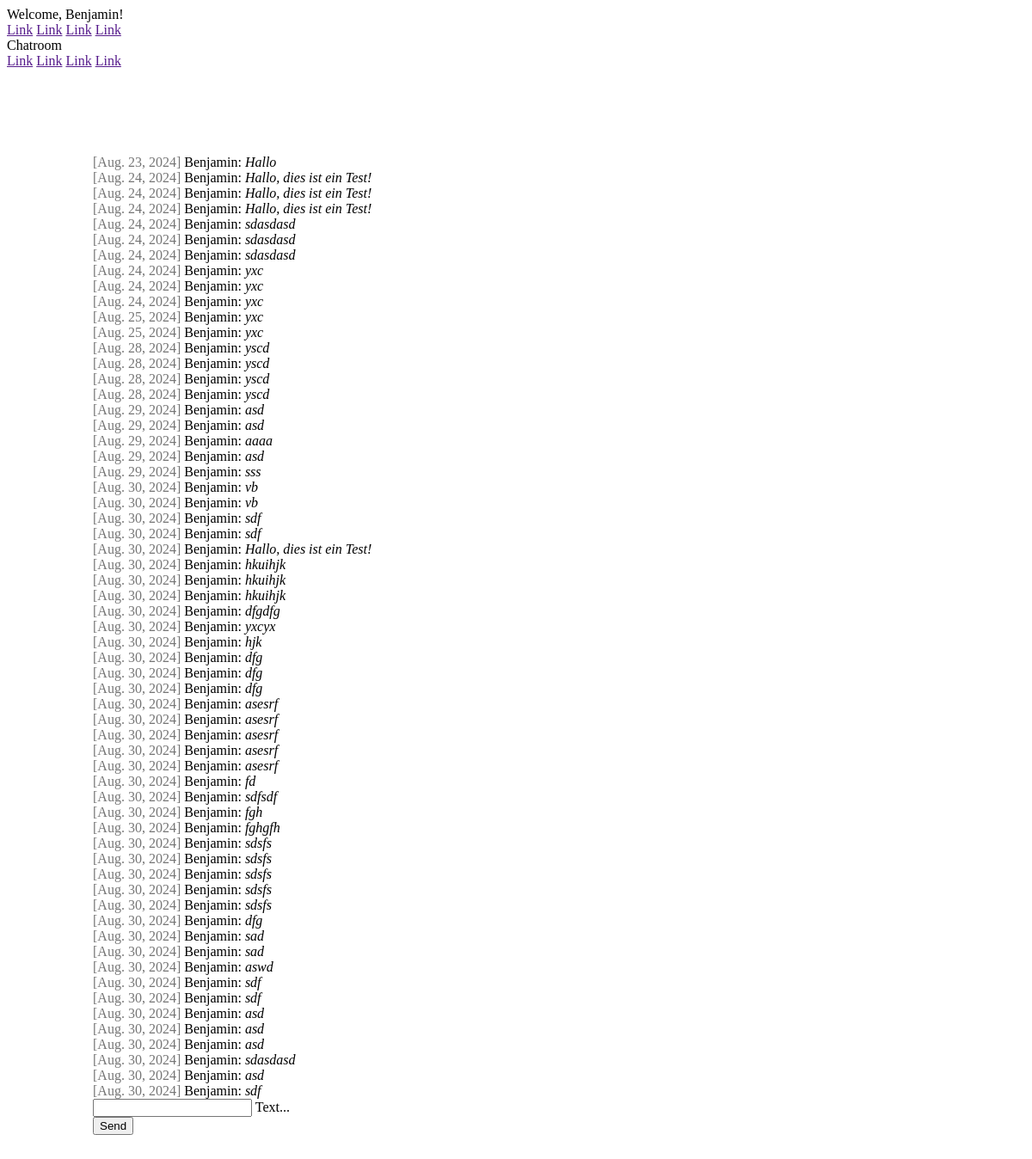
Page /chat/ (signed in) on the earlier database version.
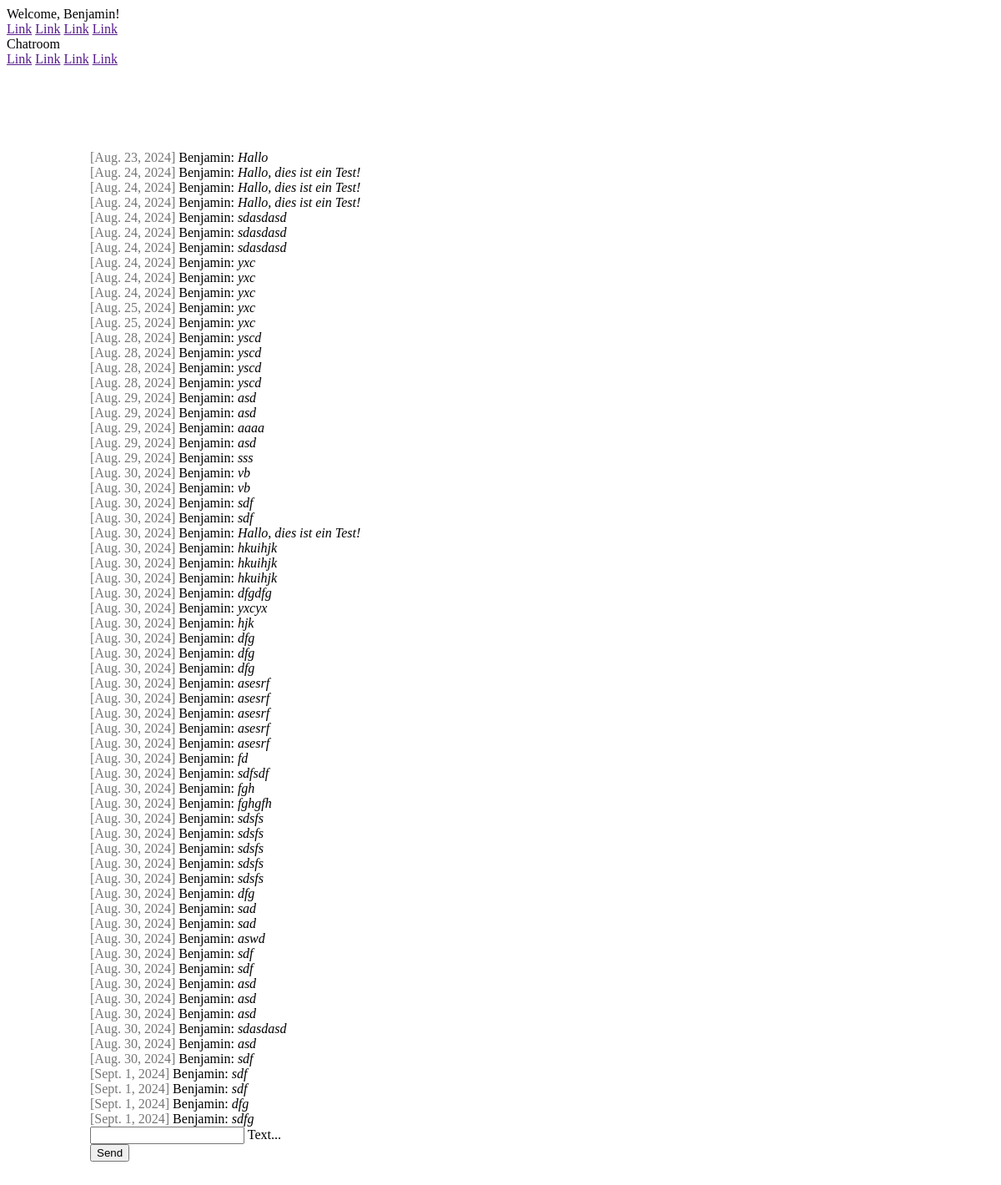
Same page on the later database version.
### chat/models.py (models this page shows)
class Message(models.Model):
    text = models.CharField(max_length=500)
    created_at = models.DateField(default=date.today)
    chat = models.ForeignKey(Chat, on_delete=models.CASCADE, related_name='chat_message_set', default=None, blank=True, null=True )
    author = models.ForeignKey(settings.AUTH_USER_MODEL, on_delete=models.CASCADE, related_name='author_message_set')
    reciver = models.ForeignKey(settings.AUTH_USER_MODEL, on_delete=models.CASCADE, related_name='reciver_message_set')

### chat/views.py (the view, shortened to what this page needs)
# urls.py: path('chat/', index),
@login_required(login_url='/login/')
def index(request):
    chatMessages = Message.objects.filter(chat__id=1)
    return render(request, 'chat/index.html', {'messages': chatMessages})

### chat/templates/chat/index.html (shortened to what this page needs)
{% extends "base.html" %}
{% block content %}
{% if request.user.is_authenticated %}
<div id="messageContainer">
  {% for message in messages %}
  <div>
    <span class="color-gray">[{{ message.created_at}}]</span>
    {{ message.author.first_name }}:
    <i>{{ message.text }}</i>
  </div>
  {% endfor %}
</div>
<form onsubmit="sendMessage(); return false;" method="post">
  <div class="mdl-textfield mdl-js-textfield mdl-textfield--floating-label">
    <input class="mdl-textfield__input" name="textmessage" type="text" id="messageField" />
    <label class="mdl-textfield__label" for="messageField">Text...</label>
  </div>
  <button class="mdl-button mdl-js-button mdl-button--raised mdl-js-ripple-effect mdl-button--accent">
    Send
  </button>
</form>
{% else %}
<h1>Not loggedin</h1>
<p>
  Currently your are not loggedin. Please login again.<br />
  Please click <a href="/login/">here</a> to login again.
</p>
{% endif %} {% endblock %}

### templates/base.html (shortened to what this page needs)
<!DOCTYPE html>
<html lang="en">
<head>
    {% load static %}
    <link rel="stylesheet" href="{% static 'css/style.css/' %}">
    <link rel="stylesheet" href="https://code.getmdl.io/1.3.0/material.indigo-pink.min.css">
</head>
<body>
    <div class="mdl-layout mdl-js-layout mdl-layout--fixed-header">
        <header class="mdl-layout__header">
            <div class="mdl-layout__header-row">
                <span class="mdl-layout-title">
                    {% if request.user.is_authenticated %}
                    Welcome, {{ request.user.first_name}}!</span>
                {% else %}
                Welcome! Please login
                {% endif %}
                <nav class="mdl-navigation mdl-layout--large-screen-only">
                    <a class="mdl-navigation__link" href="">Link</a>
                    <a class="mdl-navigation__link" href="">Link</a>
                    <a class="mdl-navigation__link" href="">Link</a>
                    <a class="mdl-navigation__link" href="">Link</a>
                </nav>
            </div>
        </header>
        <div class="mdl-layout__drawer">
            <span class="mdl-layout-title">Chatroom</span>
            <nav class="mdl-navigation">
                <a class="mdl-navigation__link" href="">Link</a>
                <a class="mdl-navigation__link" href="">Link</a>
                <a class="mdl-navigation__link" href="">Link</a>
                <a class="mdl-navigation__link" href="">Link</a>
            </nav>
        </div>
        <main class="mdl-layout__content">
            <div class="page-content">
                {% block content %}
                {% endblock %}
            </div>
        </main>
    </div>
</body>
</html>

### static/css/style.css (style rules this page uses)
.page-content { padding: 100px 100px; }
.color-gray { color: rgba(0, 0, 0, 0.54); }

Differences in the rows shown:
added Message: created_at "Sept. 1, 2024", author.first_name "Benjamin", text "sdf"
added Message: created_at "Sept. 1, 2024", author.first_name "Benjamin", text "sdf"
added Message: created_at "Sept. 1, 2024", author.first_name "Benjamin", text "dfg"
added Message: created_at "Sept. 1, 2024", author.first_name "Benjamin", text "sdfg"
